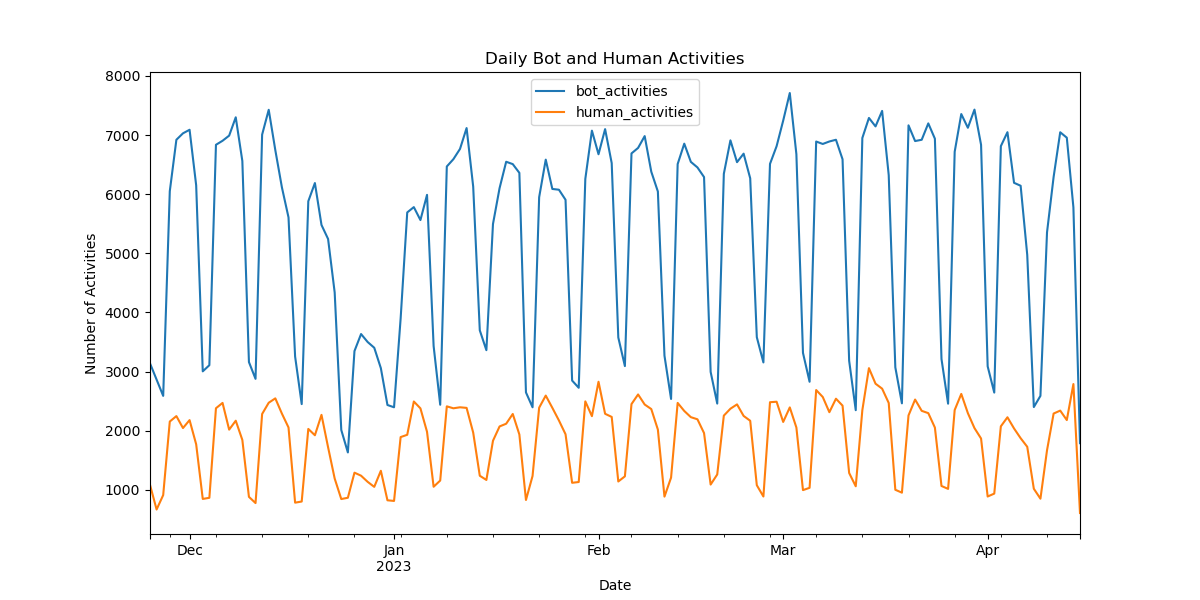

This chart was generated by the following Python code:
import json
import pandas as pd
from statsmodels.tsa.stattools import grangercausalitytests
import matplotlib.pyplot as plt

# Load JSON Data
def load_json(file_path):
    with open(file_path, 'r') as file:
        return json.load(file)

bot_activities = load_json('/Users/siddharthganjoo/Desktop/empriical/bot_activities.json')
human_activities = load_json('/Users/siddharthganjoo/Desktop/empriical/human_activities.json')

# Convert to DataFrame
bot_df = pd.DataFrame(bot_activities)
human_df = pd.DataFrame(human_activities)

# Convert 'date' to datetime format for both DataFrames
bot_df['date'] = pd.to_datetime(bot_df['date'])
human_df['date'] = pd.to_datetime(human_df['date'])

# Aggregate data into time series (e.g., daily count)
bot_daily = bot_df['date'].dt.date.value_counts().sort_index()
human_daily = human_df['date'].dt.date.value_counts().sort_index()

# Find the overall start and end dates
start_date = min(bot_daily.index.min(), human_daily.index.min())
end_date = max(bot_daily.index.max(), human_daily.index.max())

# Create an index that covers the entire date range
idx = pd.date_range(start=start_date, end=end_date)

# Reindex and fill missing dates with zeros
bot_daily = bot_daily.reindex(idx, fill_value=0)
human_daily = human_daily.reindex(idx, fill_value=0)

# Combine into a single DataFrame for Granger Causality Test
time_series_df = pd.concat([bot_daily, human_daily], axis=1)
time_series_df.columns = ['bot_activities', 'human_activities']

# Apply Granger Causality Test
granger_test_results = grangercausalitytests(time_series_df, maxlag=5, verbose=True)

# Visualization
time_series_df.plot(figsize=(12, 6))
plt.title('Daily Bot and Human Activities')
plt.xlabel('Date')
plt.ylabel('Number of Activities')
plt.show()
